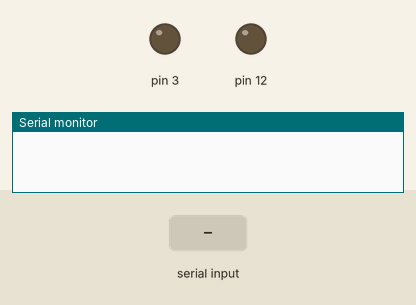
Bench run of a sketch on a simulated Arduino Uno, built with avr-gcc and run on an emulated ATmega328P. Parts: output pins drawn as LEDs (lit = HIGH), the last lines printed to the serial monitor. The inputs (shaded band) are chosen by the test bench.

Above: at 1.2 s.
1.3 s: "1" received over Serial
At 1.7 s:
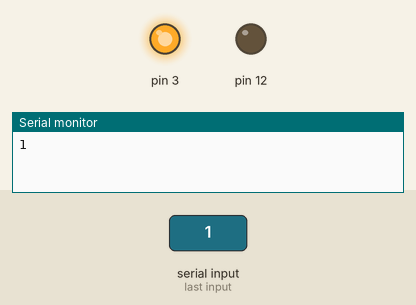
Timing chart, 0 to 7.8 s (numbered marks = the images above; inputs shaded):
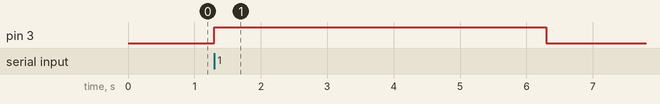

The sketch:

test.ino
```cpp
void setup()
{
  Serial.begin(9600);
  pinMode(3, OUTPUT);
  pinMode(12, OUTPUT);
}

void loop()
{
  while (true) {
     if(Serial.available() > 0) {
      byte num = Serial.read() - 0x30;
      Serial.println(num);
      if (num == 1) {
        digitalWrite(3, HIGH);
      } else {
        digitalWrite(12, HIGH);
      }
      delay(5000);
      digitalWrite(3, LOW);
      digitalWrite(12, LOW);
    }
  }
}
```

Measured:
- after the input at 1.3 s, pin 3: LOW → HIGH at once, → LOW 5.0 s later
